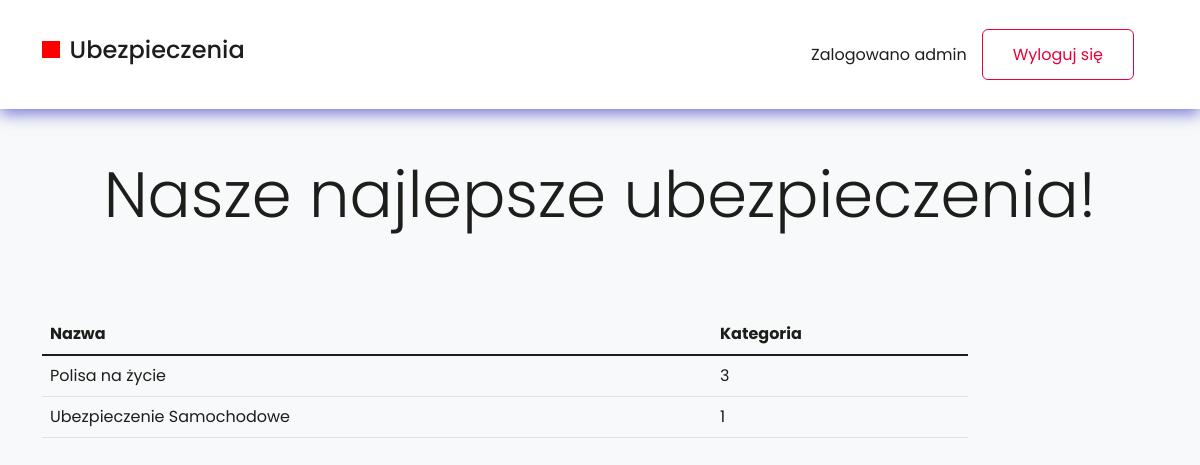
The page / (signed in) on the database its author committed.
### ubezpieczenia/models.py (models this page shows, shortened)
class Ubezpieczenie(models.Model):
    tytul = models.CharField(max_length=64, blank=True)
    opis = models.TextField(default="")
    premiera = models.DateField(null=True, blank=True)
    data_zakonczenia = models.DateField(null=True, blank=True)
    znizka = models.DecimalField(max_digits=4, decimal_places=2,
                                      null=True, blank=True)
    KATEGORIA = {
        (0, 'Inne'),
        (1, 'Samochód'),
        (2, 'Dom'),
        (3, 'Zdrowotne'),
        (4, 'Elektronika'),
    }
    kategoria = models.PositiveSmallIntegerField(default=0, choices=KATEGORIA)
    plakat = models.ImageField(upload_to="plakaty")

### ubezpieczenia/views.py (the view)
# urls.py: path('', index, name="index"),
def index(request, type='none'):
    if type=='none':
        wszystkie = Ubezpieczenie.objects.all()
    else:
        wszystkie = Ubezpieczenie.objects.kategoria()
    return render(request, 'index.html', {'ubezpieczenie': wszystkie})

### templates/index.html (shortened to what this page needs)
<!DOCTYPE html>
<html lang="en">
  <head>
    <link rel="stylesheet" href="./style.css" />
    <link
      href="https://cdn.jsdelivr.net/npm/bootstrap@5.1.3/dist/css/bootstrap.min.css"
      rel="stylesheet"
    />
  </head>
  <body>
    {% include "nav.html" %}
    <div class="container"><div class="row">
      <div class="col-md-10">
        <table class="table">
          <thead>
            <tr>
              <th>Nazwa</th>
              <th>Kategoria</th>
            </tr>
          </thead>
          <tbody>
            {% for ubezpieczenie in ubezpieczenie %}
            <tr>
              <td><a href="{% url 'ubezpieczenie' ubezpieczenie.id %}">{{ ubezpieczenie.tytul}}</a></td>
              <td>{{ ubezpieczenie.kategoria}}</td>
            </tr>
                {% endfor %}
          </tbody>
        </table>
      </div>
    </div>
  </body>
</html>

### templates/nav.html (shortened to what this page needs)
<link
  href="https://cdn.jsdelivr.net/npm/bootstrap@5.1.3/dist/css/bootstrap.min.css"
  rel="stylesheet"
/>
{% load static %}
<link rel="stylesheet" type="text/css" href="{% static 'style.css' %}" />
<nav class="navbar navbar-expand-lg navbar-light">
  <div class="container row-fluid">
    <div class="collapse navbar-collapse justify-content-between">
      <ul class="navbar-nav mr-auto mt-2 mt-lg-0">
        <li class="nav-item">
          <a class="d-flex align-items-baseline" href="{% url 'index' %}">
            <div class="redBox"></div>
            <h4>Ubezpieczenia</h4>
        </li>
      </ul>
    </div>
    <ul class="nav m-4 navbar-nav justify-content-between">
      <div class="d-flex align-items-baseline">
        <li class="nav-item">
          {% if user.is_authenticated %} Zalogowano {{ user.username }}
        </li>
        <a class="button button__whitered" href="{% url 'logout' %}"
          >Wyloguj się</a
        >
        {% else %}
        <a class="button button__red" href="{% url 'login' %}">Zaloguj się</a>
        {% endif %}
      </div>
    </ul>
  </div>
</nav>
<div class="bg-light rounded-3 p-5 mb-4 hero">
  <h2 class="display-3">Nasze najlepsze ubezpieczenia!</h2>
</div>

### styles/style.css (style rules this page uses)
body { color: black; margin: 0; font-family: 'Poppins', sans-serif; --bs-bg-opacity: 1; background-color: rgba(var(--bs-light-rgb), var(--bs-bg-opacity)) !important; }
* { color: #1d1d1b; }
a { text-decoration: none !important; color: #1d1d1b; }
.nav-link, .nav-item { margin-right: 15px; }
.redBox { width: 1.1rem; height: 1.1rem; background-color: red; margin-right: 10px; }
.hero { width: 100%; }
.hero h2 { text-align: center; }
.navbar { padding: 5px 0px; background-color: #fff; -webkit-box-shadow: 0 5px 15px #787bd9; box-shadow: 0 5px 15px #787bd9; }
.navbar a { font-size: 16px; display: -webkit-box; display: -ms-flexbox; display: flex; -webkit-box-align: center; -ms-flex-align: center; align-items: center; }
.button { cursor: pointer; font-size: 16px; }
.button__whitered { line-height: 1.1875; background: #fff; border: 1px solid #e90039; border-radius: 6px; background: white; color: #e90039; padding: 15px 30px; -webkit-transition: background 0.5s linear; transition: background 0.5s linear; position: relative; z-index: 1; }

### rows shown on the page
Ubezpieczenie: tytul "Polisa na życie", kategoria "3"
Ubezpieczenie: tytul "Ubezpieczenie Samochodowe", kategoria "1"

### other values the page prints
{{ user.username }} "admin"
